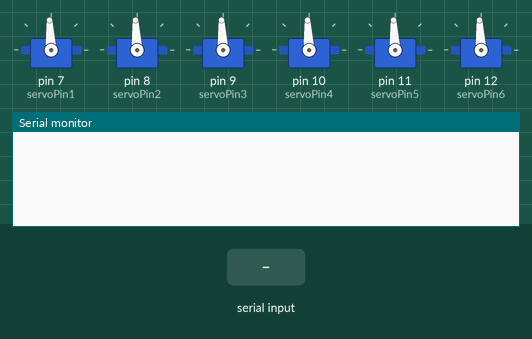
This sketch was run on a simulated Arduino Uno, built with avr-gcc and run on an emulated ATmega328P. Parts: 6 × servo, the last lines printed to the serial monitor. The inputs (shaded band) are chosen by the test bench.

Above: at 4.2 s.
4.3 s: "$\n" received over Serial
At 6.2 s:
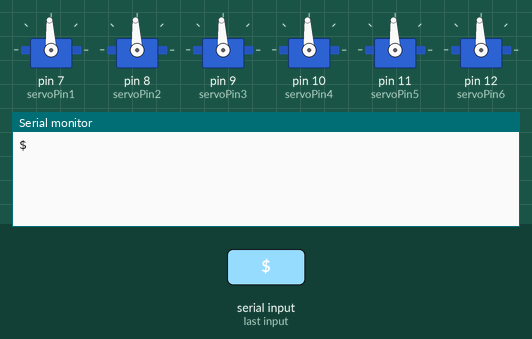
6.8 s: "#\n" received over Serial
At 8.2 s:
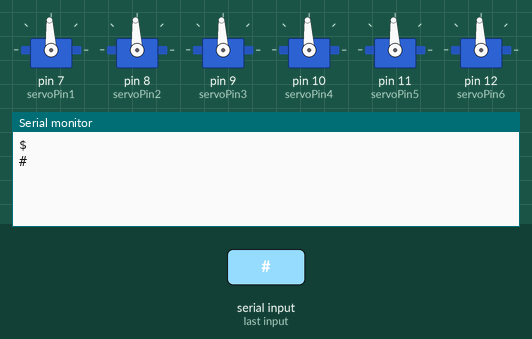
9.3 s: "90,45,200\n" received over Serial
At 11.6 s:
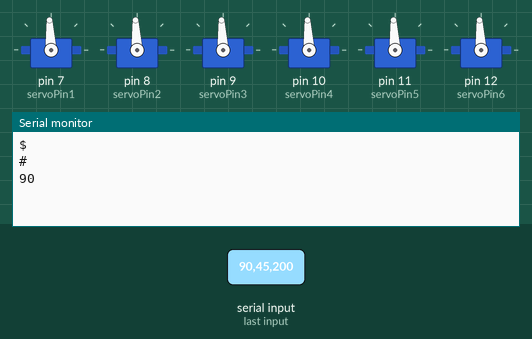

The sketch:

thruster.ino
```cpp
#include<Servo.h>
byte servoPin1 = 7;
byte servoPin2 = 8;
byte servoPin3 = 9;
byte servoPin4 = 10;
byte servoPin5 = 11;
byte servoPin6 = 12;
Servo servo1;
Servo servo2;Servo servo3;
Servo servo4;
Servo servo5;
Servo servo6;
int thr1=0 ,thr2=0 ,thr3=0  ,thr4=0  , thr5=0  ,thr6=0  ;
char* start_Bit;
char* stop_Bit;
int start_bit_comp,stop_bit_comp;
String data = " ";
char str[35];
const int maximumStep = 10;
char* steps[maximumStep];


void setup()
{
  servo1.attach(servoPin1);
  servo2.attach(servoPin2);
  servo3.attach(servoPin3);
  servo4.attach(servoPin4);
  servo5.attach(servoPin5);
  servo6.attach(servoPin6);
  servo1.writeMicroseconds(1500);
  servo2.writeMicroseconds(1500);
  servo3.writeMicroseconds(1500);
  servo4.writeMicroseconds(1500);
  servo5.writeMicroseconds(1500);
  servo6.writeMicroseconds(1500);
  delay(3000);
  Serial.begin(9600);
}

void loop()
{
    if(Serial.available())
    {
      data  = Serial.readStringUntil('\t');
      if(data.length()>0)
      {
        data.toCharArray(str,35);
        char* ptr = strtok(str,",");
        ptr = str;
        int i = 0;
    while(ptr != NULL)
    {
      steps[i] = ptr;
      ptr = strtok(NULL, ",");
      i++;
    }
      start_Bit = steps[0];
      thr1 = atoi(steps[1]);
      //Serial.println(thr1);
      thr2 = atoi(steps[2]);
      //Serial.println(thr2);
      thr3 = atoi(steps[3]);
      //Serial.println(thr3);
      thr4 = atoi(steps[4]);
      //Serial.println(thr4);
      thr5 = atoi(steps[5]);
      //Serial.println(thr5);
      thr6 = atoi(steps[6]);
      //Serial.println(thr6);
      stop_Bit = steps[7];
      Serial.println(start_Bit);
      Serial.println(stop_Bit);
      start_bit_comp = strcmp(start_Bit,"$");
      stop_bit_comp = strcmp(stop_Bit,"#");

      if(start_bit_comp==0 && stop_bit_comp==0)
      {
        if((thr1>=1100 && thr1<=1900) && (thr2>=1100 && thr2<=1900) && (thr3>=1100 && thr3<=1900) && (thr4>=1100 && thr4<=1900) && (thr5>=1100 && thr5<=1900) && (thr6>=1100 && thr6<=1900))
        {
          servo1.writeMicroseconds(thr1);
          servo2.writeMicroseconds(thr2);
          servo3.writeMicroseconds(thr3);
          servo4.writeMicroseconds(thr4);
          servo5.writeMicroseconds(thr5);
          servo6.writeMicroseconds(thr6);
        }

    }
  }

}

  }
```

Measured:
- after the input at 4.3 s, the serial monitor: prints a new line after 1.0 s (image 1)
- after the input at 6.8 s, the serial monitor: prints a new line after 1.0 s (image 2)
- after the input at 9.3 s, the serial monitor: prints a new line after 1.0 s (image 3)
